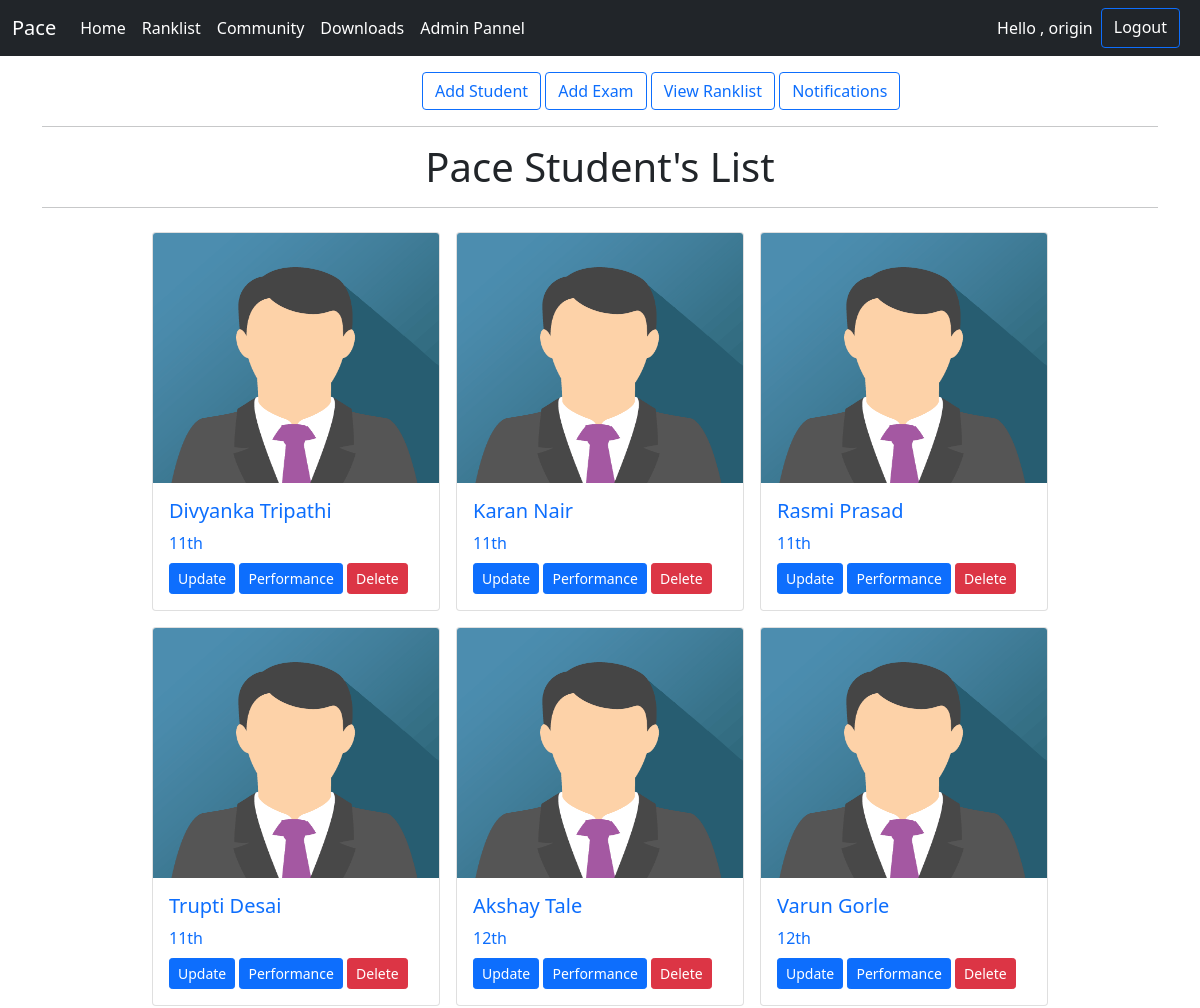
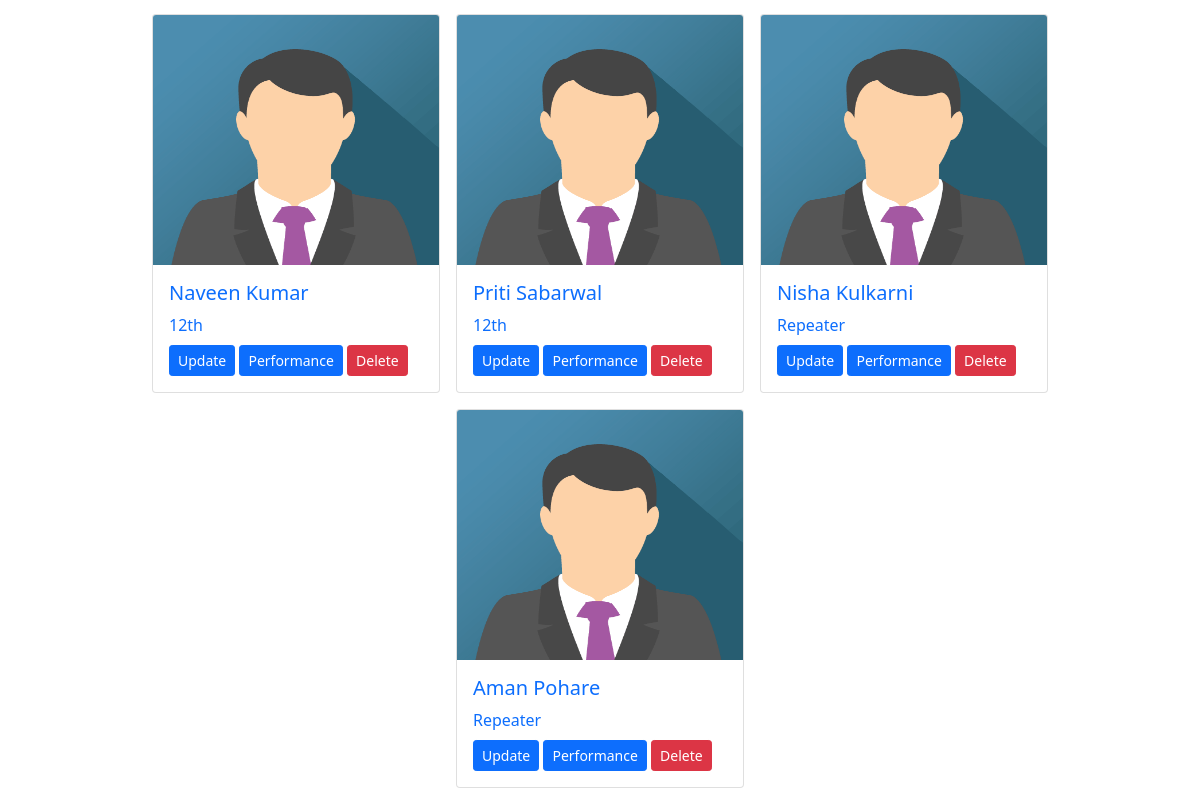
Screenshot of /student/ (signed in) with the database file from the repository (2 pictures, top to bottom).
### student/models.py (models this page shows, shortened)
class Student(models.Model):
    user = models.OneToOneField(User, on_delete=models.CASCADE, null=True)
    name = models.CharField(max_length=200)
    stu_class = models.ForeignKey(Student_Class, on_delete=models.CASCADE,null=True)
    rollNo = models.IntegerField(default=0)
    batch = models.CharField(max_length=10)
    contact = models.CharField(max_length=100)
    address = models.CharField(max_length=300)
    email = models.CharField(max_length=100)
    image = models.ImageField(
        upload_to="profile", null=True, blank=True, default="stars.png")

class Student_Class(models.Model):
    stu_class = models.CharField(
        max_length=50, choices=CLASS_CHOICES, null=True)
    def __str__(self):
        return self.stu_class

### student/views.py (the view)
# urls.py: path('student/', include("student.urls"), name="student"),
def student(request):
    students = Student.objects.all()
    context = {'students': students}
    return render(request, "student/student.html", context)

### student/templates/student/student.html (shortened to what this page needs)
{% extends 'home/base.html' %}
{% load static %}
{% block content %}
<div class="container mb-3 mt-3">
    <div class="row">
        <div class="col-md-8 offset-4">
            {% if request.user.is_staff %}
            <a href="{% url 'add_student' %}"><button class="btn btn-outline-primary" type="submit">Add
                    Student</button></a>
            <a href="{% url 'add_exam' %}"><button class="btn btn-outline-primary" type="submit">Add Exam</button></a>
            {% endif %}
            <a href="{% url 'ranklist' %}"><button class="btn btn-outline-primary" type="submit">View
                    Ranklist</button></a>
            <a href="{% url 'view_notification' %}"><button class="btn btn-outline-primary"
                    type="submit">Notifications</button></a>
        </div>
    </div>
    <hr>
    {% if request.user.is_staff %}
    <h1 class="text-center">Pace Student's List</h1>
    <hr>
    <div class="row" style="justify-content: center;">
        <div class="col-md-12 d-flex flex-wrap justify-content-center">
            {% for student in students %}
            <a href="{% url 'show_student' student.id %}" style="text-decoration: none;">
                <div class="card m-2" style="width: 18rem;">
                    <img src="{{student.image.url}}" class="card-img-top" alt="..." style="height: 250px;">
                    <div class="card-body">
                        <h5 class="card-title">{{student.name}}</h5>
                        <p class="card-text mb-2">{{student.stu_class}}</p>
                        <a href="{% url 'update_student' student.id %}"><button type="submit"
                                class="btn btn-primary btn-sm">Update</button></a>
                        <a href="{% url 'performance' student.id %}"><button type="submit"
                                class="btn btn-primary btn-sm">Performance</button></a>
                        <form action="{% url 'deletedata' student.id %}" method="POST" class="d-inline ">
                            <input type="submit" value="Delete" class="btn btn-danger btn-sm">
                        </form>
                    </div>
                </div>
            </a>
            {% endfor %}
        </div>
    </div>
    {% endif %}
</div>
{% endblock content %}

### home/templates/home/base.html (shortened to what this page needs)
{% load static %}
<!doctype html>
<html lang="en">
<head>
    <link href="https://cdn.jsdelivr.net/npm/bootstrap@5.0.2/dist/css/bootstrap.min.css" rel="stylesheet"
>
    <link rel="stylesheet" href="https://cdn.jsdelivr.net/npm/bootstrap-icons@1.5.0/font/bootstrap-icons.css">
</head>
<body>
    {% include 'home/navbar.html' %}
    {% block content %}
    {% endblock content %}
</body>
</html>

### home/templates/home/navbar.html (shortened to what this page needs)
<nav class="navbar navbar-expand-lg navbar-dark bg-dark">
    <div class="container-fluid">
        <a class="navbar-brand" href="{% url 'home' %}">Pace</a>
        <div class="collapse navbar-collapse" id="navbarSupportedContent">
            <ul class="navbar-nav me-auto mb-2 mb-lg-0 ">
                <li class="nav-item">
                    <a class="nav-link active" aria-current="page" href="{% url 'home' %}">Home</a>
                </li>
                <li class="nav-item">
                    <a class="nav-link active" href="#">Ranklist</a>
                </li>
                <li class="nav-item">
                    <a class="nav-link active" href="{% url 'community:home' %}">Community</a>
                </li>
                <li class="nav-item">
                    <a class="nav-link active" href="{% url 'resources:home' %}">Downloads</a>
                </li>
                <li class="nav-item">
                    <a class="nav-link active" href="http://127.0.0.1:8000/admin/">Admin Pannel</a>
                </li>
            </ul>
            {% if user.is_authenticated %}
            <form class="d-flex  me-2">
                <p class="text-white m-2">Hello , {{user.username}}</p>
                <a class="btn btn-outline-primary text-white" href="{% url 'logout' %}">Logout</a>
            </form>
            {% else %}
            <form class="d-flex me-2">
                <a class="btn btn-outline-primary text-white" href="{% url 'login' %}">Login</a>
            </form>
            {% endif %}
        </div>
    </div>
</nav>

### rows the page displays
Student: image (picture), name "Divyanka Tripathi", stu_class "11th"
Student: image (picture), name "Karan Nair", stu_class "11th"
Student: image (picture), name "Rasmi Prasad", stu_class "11th"
Student: image (picture), name "Trupti Desai", stu_class "11th"
Student: image (picture), name "Akshay Tale", stu_class "12th"
Student: image (picture), name "Varun Gorle", stu_class "12th"
Student: image (picture), name "Naveen Kumar", stu_class "12th"
Student: image (picture), name "Priti Sabarwal", stu_class "12th"
Student: image (picture), name "Nisha Kulkarni", stu_class "Repeater"
Student: image (picture), name "Aman Pohare", stu_class "Repeater"

### other values shown
{{ user.username }} "origin"
